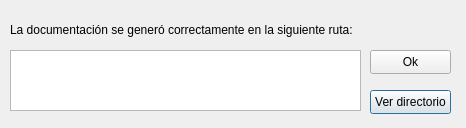
<?xml version="1.0" encoding="UTF-8"?>
<ui version="4.0">
 <class>DialogDocumentacionGenerada</class>
 <widget class="QDialog" name="DialogDocumentacionGenerada">
  <property name="geometry">
   <rect>
    <x>0</x>
    <y>0</y>
    <width>466</width>
    <height>128</height>
   </rect>
  </property>
  <property name="windowTitle">
   <string>Dialog</string>
  </property>
  <widget class="QPushButton" name="PB_ver">
   <property name="geometry">
    <rect>
     <x>370</x>
     <y>90</y>
     <width>81</width>
     <height>24</height>
    </rect>
   </property>
   <property name="text">
    <string>Ver directorio</string>
   </property>
  </widget>
  <widget class="QPushButton" name="PB_ok">
   <property name="geometry">
    <rect>
     <x>370</x>
     <y>50</y>
     <width>81</width>
     <height>24</height>
    </rect>
   </property>
   <property name="text">
    <string>Ok</string>
   </property>
  </widget>
  <widget class="QLabel" name="label">
   <property name="geometry">
    <rect>
     <x>10</x>
     <y>20</y>
     <width>381</width>
     <height>20</height>
    </rect>
   </property>
   <property name="text">
    <string>La documentación se generó correctamente en la siguiente ruta:</string>
   </property>
  </widget>
  <widget class="QTextBrowser" name="TB_ruta">
   <property name="geometry">
    <rect>
     <x>10</x>
     <y>50</y>
     <width>351</width>
     <height>61</height>
    </rect>
   </property>
  </widget>
 </widget>
 <resources/>
 <connections/>
</ui>
